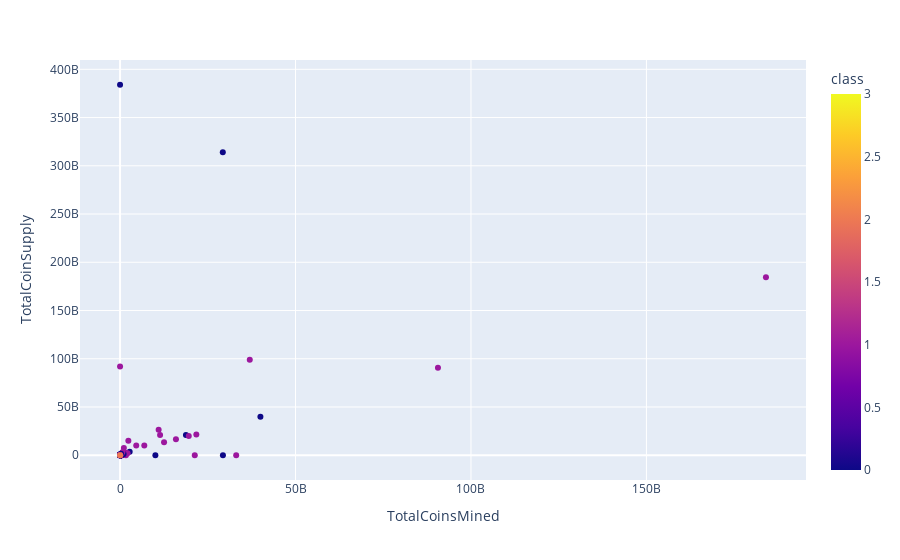

Notebook source saved alongside this figure:
### Code cell
# Plot the scatter with x="TotalCoinsMined" and y="TotalCoinSupply"
px.scatter(df_combined, x="TotalCoinsMined", y="TotalCoinSupply", color="class")

### Figure 1 — Plotly figure (JSON) as saved in the notebook; plotly's stock layout.template omitted (floating-point values rounded to 4 significant figures; data arrays with more than 128 entries replaced by an {"elided": "..."} marker saying what was removed)
{"data": [{"hovertemplate": "TotalCoinsMined=%{x}<br>TotalCoinSupply=%{y}<br>class=%{marker.color}<extra></extra>", "legendgroup": "", "marker": {"color": {"elided": "205 int values"}, "coloraxis": "coloraxis", "symbol": "circle"}, "mode": "markers", "name": "", "orientation": "h", "showlegend": false, "type": "scatter", "x": {"elided": "205 float values"}, "xaxis": "x", "y": {"elided": "205 str values"}, "yaxis": "y"}], "layout": {"autosize": true, "coloraxis": {"colorbar": {"title": {"text": "class"}}, "colorscale": [[0, "#0d0887"], [0.1111, "#46039f"], [0.2222, "#7201a8"], [0.3333, "#9c179e"], [0.4444, "#bd3786"], [0.5556, "#d8576b"], [0.6667, "#ed7953"], [0.7778, "#fb9f3a"], [0.8889, "#fdca26"], [1, "#f0f921"]]}, "legend": {"tracegroupgap": 0}, "margin": {"t": 60}, "xaxis": {"anchor": "y", "autorange": true, "domain": [0, 1], "range": [-11010000000.0, 195100000000.0], "title": {"text": "TotalCoinsMined"}, "type": "linear"}, "yaxis": {"anchor": "x", "autorange": true, "domain": [0, 1], "range": [-27230000000.0, 411200000000.0], "title": {"text": "TotalCoinSupply"}, "type": "linear"}}}
